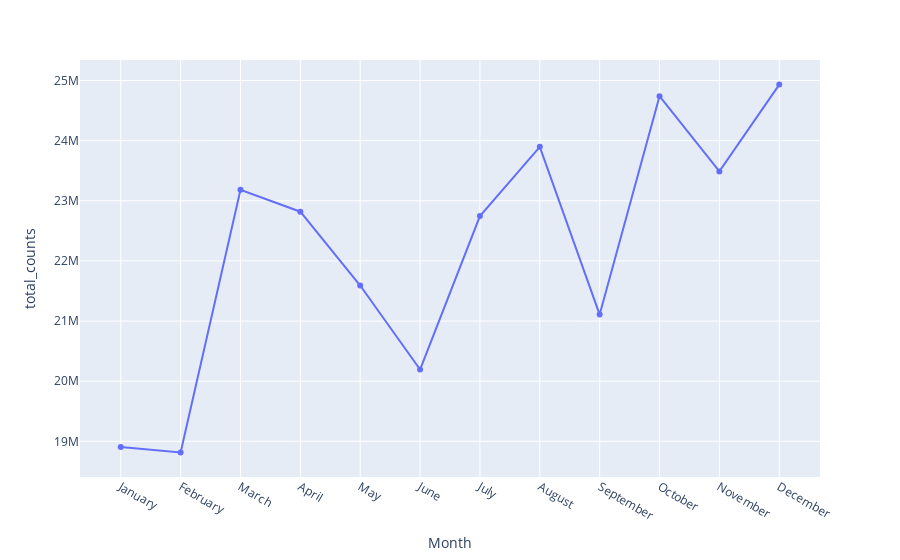

The notebook cell this image was saved under:
### Code cell
# add markers to data points

figure = px.line(sorted_months_2019_df, x="Month", y="total_counts")
figure.update_traces(mode='lines+markers')

### Figure 1 — Plotly figure (JSON) as saved in the notebook; plotly's stock layout.template omitted (floating-point values rounded to 4 significant figures)
{"data": [{"hovertemplate": "Month=%{x}<br>total_counts=%{y}<extra></extra>", "legendgroup": "", "line": {"color": "#636efa", "dash": "solid"}, "mode": "lines+markers", "name": "", "orientation": "v", "showlegend": false, "type": "scatter", "x": ["January", "February", "March", "April", "May", "June", "July", "August", "September", "October", "November", "December"], "xaxis": "x", "y": [18904686, 18816254, 23181242, 22818120, 21590920, 20194222, 22744685, 23896524, 21107792, 24738547, 23487511, 24931172], "yaxis": "y"}], "layout": {"autosize": true, "legend": {"tracegroupgap": 0}, "margin": {"t": 60}, "xaxis": {"anchor": "y", "autorange": true, "domain": [0, 1], "range": [-0.6431, 11.64], "title": {"text": "Month"}, "type": "category"}, "yaxis": {"anchor": "x", "autorange": true, "domain": [0, 1], "range": [18380000.0, 25360000.0], "title": {"text": "total_counts"}, "type": "linear"}}}
